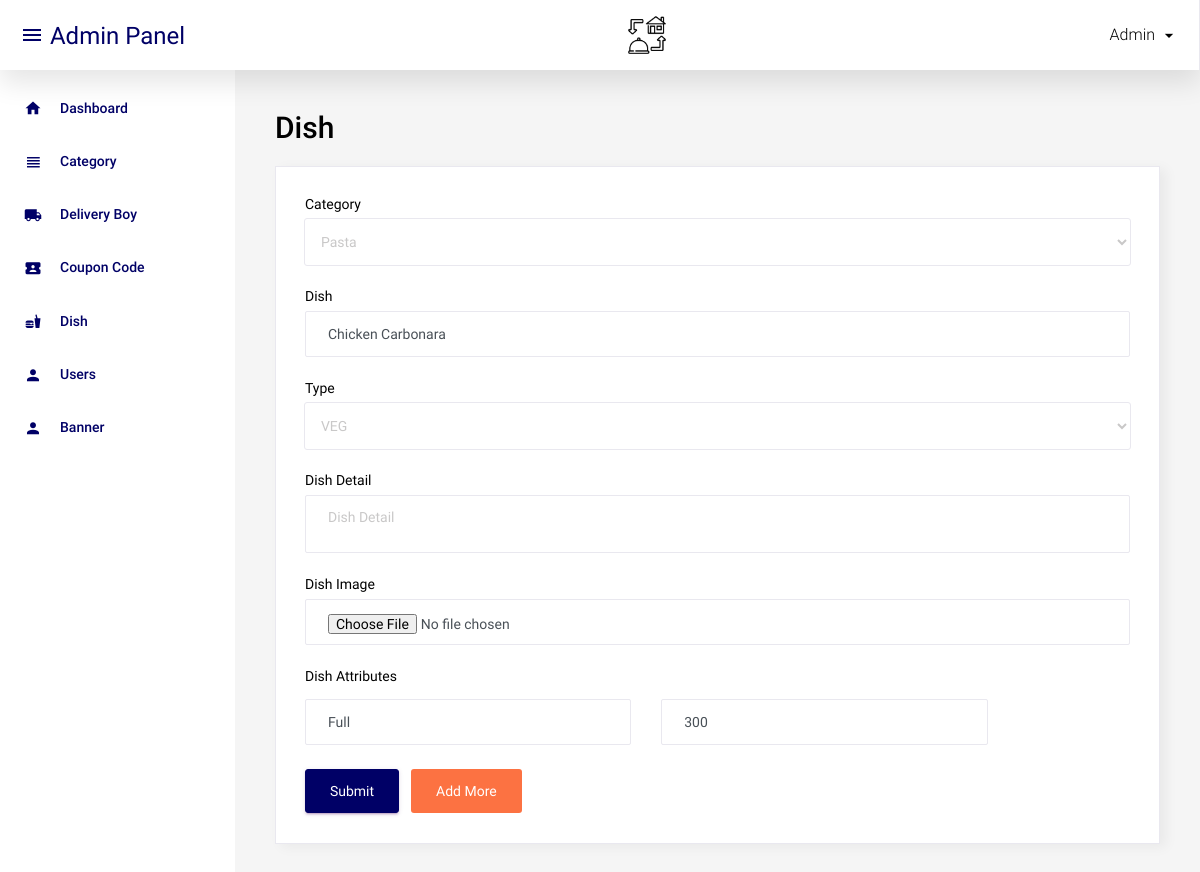
The page /admin/manage_dish.php?id=17 (signed in) on the database its author committed.
### tables this page shows
CREATE TABLE `dish` (
  `id` int(11) NOT NULL,
  `category_id` int(11) NOT NULL,
  `dish` varchar(100) NOT NULL,
  `dish_detail` text NOT NULL,
  `image` varchar(100) NOT NULL,
  `type` enum('veg','non-veg') NOT NULL,
  `status` int(11) NOT NULL,
  `added_on` datetime NOT NULL
);

CREATE TABLE `dish_details` (
  `id` int(11) NOT NULL,
  `dish_id` int(11) NOT NULL,
  `attribute` varchar(100) NOT NULL,
  `price` int(11) NOT NULL,
  `status` int(11) NOT NULL,
  `added_on` datetime NOT NULL
);

### function.inc.php (called while the page is built, shortened)
<?php
function get_safe_value($str){
	global $con;
	$str=mysqli_real_escape_string($con,$str);
	return $str;
}
	?>

### admin/manage_dish.php (the view, shortened to what this page needs)
<?php
include('top.php');
$category_id="";
$dish="";
$dish_detail="";
$type="";
$id="";
$image_status='required';
if(isset($_GET['id']) && $_GET['id']>0){
	$id=get_safe_value($_GET['id']);
	$row=mysqli_fetch_assoc(mysqli_query($con,"select * from dish where id='$id'"));
	$category_id=$row['category_id'];
	$dish=$row['dish'];
	$type=$row['type'];
	$dish_detail=$row['dish_detail'];
	$image_status='';
}
$res_category=mysqli_query($con,"select * from category where status='1' order by category asc");
$arrType=array("veg","non-veg");
?>
<div class="row">
			<h1 class="grid_title ml10 ml15">Dish</h1>
            <div class="col-12 grid-margin stretch-card">
              <div class="card">
                <div class="card-body">
                  <form class="forms-sample" method="post" enctype="multipart/form-data">
                    <div class="form-group">
                      <label for="exampleInputName1">Category</label>
                      <select class="form-control" name="category_id" required>
						<?php
						while($row_category=mysqli_fetch_assoc($res_category)){
							if($row_category['id']==$category_id){
								echo "<option value='".$row_category['id']."' selected>".$row_category['category']."</option>";
							}else{
								echo "<option value='".$row_category['id']."'>".$row_category['category']."</option>";
							}
						}
						?>
					  </select>
                    </div>
					<div class="form-group">
                      <label for="exampleInputName1">Dish</label>
                      <input type="text" class="form-control" placeholder="dish" name="dish" required value="<?php echo $dish?>">
                    </div>
					<div class="form-group">
                      <label for="exampleInputName1">Type</label>
                      <select class="form-control" name="type" required>
						<?php
						foreach($arrType as $list){
							if($list==$type){
								echo "<option value='$list' selected>".strtoupper($list)."</option>";
							}else{
								echo "<option value='$list'>".strtoupper($list)."</option>";
							}
						}
						?>
					  </select>
                    </div>
                    <div class="form-group">
                      <label for="exampleInputEmail3" required>Dish Detail</label>
                      <textarea name="dish_detail" class="form-control" placeholder="Dish Detail"><?php echo $dish_detail?></textarea>
                    </div>
					<div class="form-group">
                      <label for="exampleInputEmail3">Dish Image</label>
                      <input type="file" class="form-control" placeholder="Dish Image" name="image" <?php echo $image_status?>>
                    </div>
					<div class="form-group" id="dish_box1">
						<label for="exampleInputEmail3">Dish Attributes</label>
					<?php if($id==0){?>
						<div class="row">
							<div class="col-5">
								<input type="text" class="form-control" placeholder="Attribute" name="attribute[]" required>
							</div>
							<div class="col-5">
								<input type="text" class="form-control" placeholder="Price" name="price[]" required>
							</div>
						</div>
					<?php } else{
						$dish_details_res=mysqli_query($con,"select * from dish_details where dish_id='$id'");
						while($dish_details_row=mysqli_fetch_assoc($dish_details_res)){
						?>
						<div class="row mt8">
							<div class="col-5">
								<input type="text" class="form-control" placeholder="Attribute" name="attribute[]" required value="<?php echo $dish_details_row['attribute']?>">
							</div>
							<div class="col-5">
								<input type="text" class="form-control" placeholder="Price" name="price[]" required  value="<?php echo $dish_details_row['price']?>">
							</div>
						</div>
					<?php
					} } ?>
					</div>
                    <button type="submit" class="btn btn-primary mr-2" name="submit">Submit</button>
					<button type="button" class="btn badge-danger mr-2" onclick="add_more()">Add More</button>
                  </form>
                </div>
              </div>
            </div>
		 </div>
<?php include('footer.php');?>

### rows shown on the page
dish: dish "Chicken Carbonara", type "VEG"
dish_details: attribute "Full", price "300"

### other values the page prints
form field category_id "Pasta"
